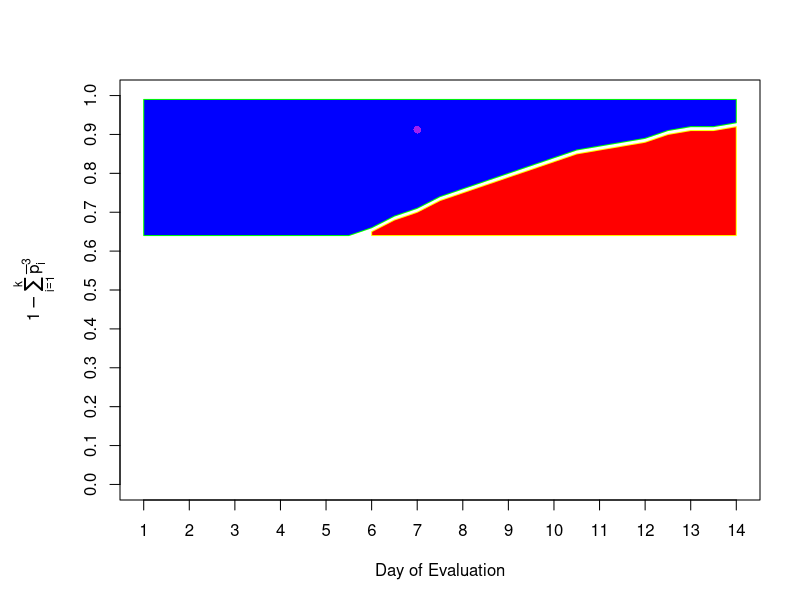
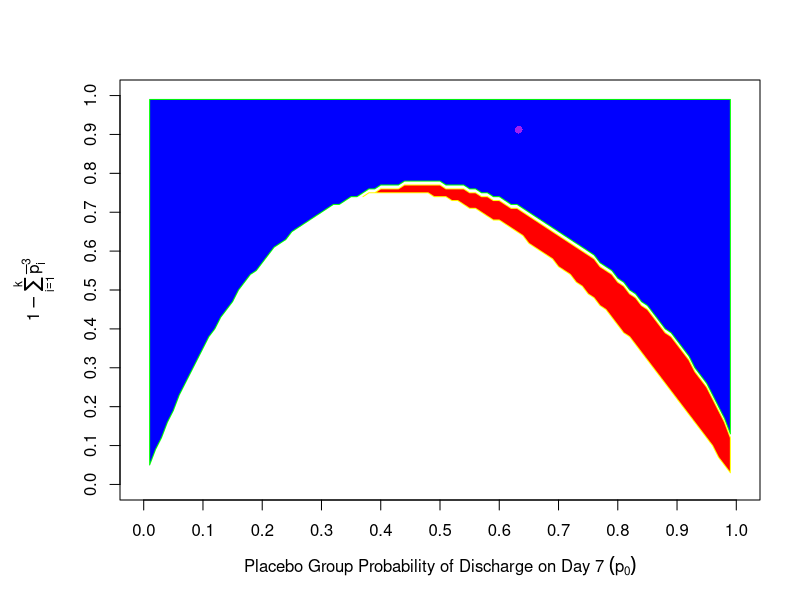

Write the R code that produced these figures, in order.
## ---- chunk 1
## Ordinal endpoint distributions in both the placebo and IVIG groups on day 7
plac_prob = c(0.009852217,0.049261084,0.162561576,0.145320197,0.362068966,0.270935961)
exp_prob = c(0.005590184,0.028688675,0.104327684,0.108127134,0.356486213,0.396780110)

## p0 and p1 are the discharge probabilities on day 7 for placebo and treatment, respectively.
p0 = sum(plac_prob[5:6])

p1 = sum(exp_prob[5:6])

g0 = log(-log(1-p0)/7)
g1 = log(-log(1-p1)/7) - g0

plac_bin = c(p0,1-p0)
exp_bin = c(p1,1-p1)

n = 320
qc = qnorm(0.975)

ORfun = function(p0,OR){
	p0 = 1 - p0
	pexp = p0/(p0 + (1 - p0)*OR)
	return(1-pexp)
}

days = seq(1,14,0.5)
p3 = seq(0.01,0.99,0.01)
p3c = 1 - sum(((plac_bin + exp_bin)/2)^3)
res = NULL
p3dmat = NULL
for(i in 1:27){
	day = days[i]
	pd = pexp(day,exp(g0))
	pe = pexp(day,exp(g0+g1))
	p3d = p3[p3>p3c]

	pt1 = log(1.77) * sqrt(n^3*p3d/(12*(n+1)^2))
	
	t2 = log(log(1-pe)/log(1-pd)) * (2/n * (1/pd + 1/pe))^(-1/2)
	pt2 = rep(t2,length(p3d))

	x = length(pt1)
	repv = rep(NA,99-x)	

	p3dmat = cbind(p3dmat,c(p3d,repv))
	res = cbind(res,c(pt1,repv),c(pt2,repv),b=c(ifelse(pt1>pt2,1,0),repv))
}

ind = seq(3,81,3)
graph = NULL
for(i in 1:27){
	day = days[i]
	index = ind[i]
	graph = cbind(graph,day=rep(day,99),p3d = p3dmat[,i],b=res[,index])
}

zerosub = NULL
for(i in 1:27){
	index = ind[i]
	subgraph = as.data.frame(graph[,c((index-2):index)])
	sub = subset(subgraph,subgraph$b == 0)
	zerosub = rbind(zerosub,sub)
}

onesub = NULL
for(i in 1:27){
	index = ind[i]
	subgraph = as.data.frame(graph[,c((index-2):index)])
	sub = subset(subgraph,subgraph$b == 1)
	onesub = rbind(onesub,sub)
}

daysub = NULL
minsub = NULL
maxsub = NULL
for(i in 1:27){
	daysub = subset(onesub, day == days[i])
	minsub = rbind(minsub,c(days[i],min(daysub$p3d)))
	maxsub = rbind(maxsub,c(days[i],max(daysub$p3d)))
}

daysub2 = NULL
minsub2 = NULL
maxsub2 = NULL
for(i in 1:17){
	daysub2 = subset(zerosub, day == days[i+10])
	minsub2 = rbind(minsub2,c(days[i+10],min(daysub2$p3d)))
	maxsub2 = rbind(maxsub2,c(days[i+10],max(daysub2$p3d)))
}

par(mar=c(5,6,4,2))
term = expression(1 - sum(bar(p)[i]^3,i==1,k))
plot(x=1,y=1,xlab = "Day of Evaluation",ylab = term, xlim = c(1,14),
	ylim = c(0,1),type="n",xaxt = "n", yaxt = "n")
polygon(c(minsub[,1],rev(maxsub[,1])),c(minsub[,2],maxsub[,2]),
	col='blue',border='green')
polygon(c(rev(maxsub2[,1]),minsub2[,1]),c(minsub2[,2],maxsub2[,2]),
	col='red',border='yellow')
points(7,1 - sum(((plac_prob + exp_prob)/2)^3),pch = 16, col = 'purple')

axis(1, at=c(1,14), labels=c("",""), lwd.ticks=0)
axis(1, at=seq(1,14,by=1), lwd=0, lwd.ticks=1)
axis(2, at=c(0,1), labels=c("",""), lwd.ticks=0)
axis(2, at=seq(0,1,0.1), lwd=0, lwd.ticks=1)
## ---- chunk 2
p0s = seq(0.01,0.99,0.01)
p3 = seq(0.01,0.99,0.01)
res = NULL
p3dmat = NULL
for(i in 1:99){
	p0d = p0s[i]
	p0e = ORfun(p0d,1.77)
	p3c = 1 - ((p0d+p0e)/2)^3 - ((2-p0d-p0e)/2)^3
	p3d = p3[p3>p3c]

	pt1 = log(1.77) * sqrt(n^3*p3d/(12*(n+1)^2))

	t2 = log(log(1-p0e)/log(1-p0d)) * (2/n * (1/p0d + 1/p0e))^(-1/2)
	pt2 = rep(t2,length(p3d))

	x = length(pt1)
	repv = rep(NA,99-x)	

	p3dmat = cbind(p3dmat,c(p3d,repv))
	res = cbind(res,c(pt1,repv),c(pt2,repv),b=c(ifelse(pt1>pt2,1,0),repv))	
}

ind = seq(3,297,3)
graph = NULL
for(i in 1:99){
	p0d = p0s[i]
	index = ind[i]
	graph = cbind(graph,p0d=rep(p0d,99),p3d = p3dmat[,i],b=res[,index])
}

zerosub = NULL
for(i in 1:99){
	index = ind[i]
	subgraph = as.data.frame(graph[,c((index-2):index)])
	sub = subset(subgraph,subgraph$b == 0)
	zerosub = rbind(zerosub,sub)
}

onesub = NULL
for(i in 1:99){
	index = ind[i]
	subgraph = as.data.frame(graph[,c((index-2):index)])
	sub = subset(subgraph,subgraph$b == 1)
	onesub = rbind(onesub,sub)
}

p0sub = NULL
minsub = NULL
maxsub = NULL
for(i in 1:99){
	p0sub = subset(onesub, p0d == p0s[i])
	minsub = rbind(minsub,c(p0s[i],min(p0sub$p3d)))
	maxsub = rbind(maxsub,c(p0s[i],max(p0sub$p3d)))
}

p0sub2 = NULL
minsub2 = NULL
maxsub2 = NULL
for(i in 1:63){
	p0sub2 = subset(zerosub, p0d == p0s[i+36])
	minsub2 = rbind(minsub2,c(p0s[i+36],min(p0sub2$p3d)))
	maxsub2 = rbind(maxsub2,c(p0s[i+36],max(p0sub2$p3d)))
}

par(mar=c(5,6,4,2))
term = expression(1 - sum(bar(p)[i]^3,i==1,k))
term2 = expression(paste("Placebo Group Probability of Discharge on Day 7 ",
	 (p[0])))
plot(x=1,y=1,ylab = term, xlab = term2, 
	xlim = c(0,1),ylim = c(0,1),type="n",xaxt = "n",yaxt="n")
polygon(c(minsub[,1],rev(maxsub[,1])),c(minsub[,2],maxsub[,2]),
	col='blue',border='green')
polygon(c(rev(maxsub2[,1]),minsub2[,1]),c(rev(minsub2[,2]),maxsub2[,2]),
	col='red',border='yellow')
points(p0,1 - sum(((plac_prob + exp_prob)/2)^3),pch = 16, col = 'purple')

axis(1, at=c(0,1), labels=c("",""), lwd.ticks=0)
axis(1, at=seq(0,1,0.1), lwd=0, lwd.ticks=1)
axis(2, at=c(0,1), labels=c("",""), lwd.ticks=0)
axis(2, at=seq(0,1,0.1), lwd=0, lwd.ticks=1)
